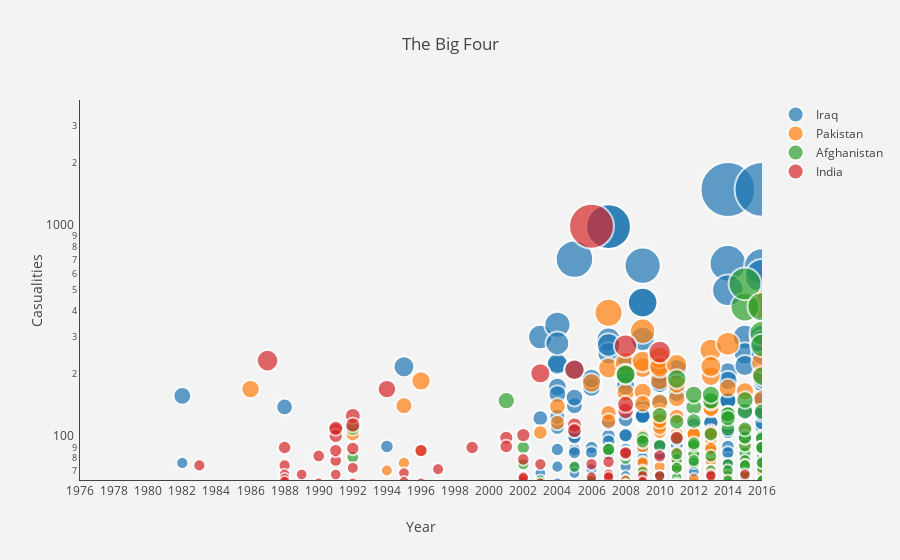

Notebook code cell kept with this figure:
### Code cell
fig = go.Figure(data=data, layout=layout)
py.iplot(fig, filename='Terrorism Bubble')

### Figure 1 — Plotly figure (JSON) as saved in the notebook; plotly's stock layout.template omitted (floating-point values rounded to 4 significant figures; data arrays with more than 128 entries replaced by an {"elided": "..."} marker saying what was removed)
{"data": [{"marker": {"line": {"width": 2}, "size": {"elided": "238 int values"}, "sizemode": "area", "symbol": "circle"}, "mode": "markers", "name": "Iraq", "text": {"elided": "238 str values"}, "type": "scatter", "x": {"elided": "238 int values"}, "y": {"elided": "238 int values"}}, {"marker": {"line": {"width": 2}, "size": [170, 56, 104, 70, 76, 142, 87, 186, 54, 51, 63, 106, 61, 118, 59, 141, 182, 214, 131, 51, 53, 391, 120, 227, 51, 58, 164, 63, 215, 102, 165, 230, 77, 91, 76, 70, 61, 60, 320, 145, 187, 61, 131, 127, 147, 107, 58, 58, 58, 221, 240, 216, 73, 123, 115, 112, 120, 81, 72, 126, 76, 154, 222, 85, 58, 58, 180, 53, 104, 56, 95, 105, 104, 53, 61, 64, 59, 58, 84, 87, 88, 54, 139, 137, 62, 101, 80, 260, 196, 51, 78, 51, 93, 87, 70, 87, 55, 99, 107, 105, 89, 218, 52, 61, 60, 63, 52, 67, 60, 172, 279, 108, 74, 58, 70, 64, 166, 92, 78, 66, 430, 200, 58, 69, 228, 153], "sizemode": "area", "symbol": "circle"}, "mode": "markers", "name": "Pakistan", "text": ["City: Karachi<br>Group: Abu Nidal Organization (ANO)<br>casualities: 170<br>Year: 1986", "City: Karachi<br>Group: Muttahida Qami Movement (MQM)<br>casualities: 56<br>Year: 1990", "City: Karachi<br>Group: Jamaat-E-Islami (India/Pakistan)<br>casualities: 104<br>Year: 1992", "City: Mingora<br>Group: Islamist extremists<br>casualities: 70<br>Year: 1994", "City: Islamabad<br>Group: Al-Jihad<br>casualities: 76<br>Year: 1995", "City: Peshawar<br>Group: Afghans<br>casualities: 142<br>Year: 1995", "City: Chak 205<br>Group: Lashkar-e-Jhangvi<br>casualities: 87<br>Year: 1996", "City: Parachinar<br>Group: Shia Muslim extremists<br>casualities: 186<br>Year: 1996", "City: Multan<br>Group: Shia Muslim extremists<br>casualities: 54<br>Year: 1996", "City: Islamabad<br>Group: Al-Qaida<br>casualities: 51<br>Year: 2002", "City: Karachi<br>Group: Lashkar-e-Omar<br>casualities: 63<br>Year: 2002", "City: Quetta<br>Group: Lashkar-e-Jhangvi<br>casualities: 106<br>Year: 2003", "City: Rawalpindi<br>Group: Al-Qaida<br>casualities: 61<br>Year: 2003", "City: Karachi<br>Group: Lashkar-e-Jhangvi<br>casualities: 118<br>Year: 2004", "City: Fateh Jang<br>Group: Islambouli Brigades of al-Qaida<br>casualities: 59<br>Year: 2004", "City: Multan<br>Group: Sipah-I-Mohammed<br>casualities: 141<br>Year: 2004", "City: Karachi<br>Group: Lashkar-e-Jhangvi<br>casualities: 182<br>Year: 2006", "City: Islamabad<br>Group: Muslim extremists<br>casualities: 214<br>Year: 2007", "City: Islamabad<br>Group: Muslim extremists<br>casualities: 131<br>Year: 2007", "City: Miran Shah<br>Group: Al-Qaida<br>casualities: 51<br>Year: 2007", "City: Rawalpindi<br>Group: Al-Qaida<br>casualities: 53<br>Year: 2007", "City: Karachi<br>Group: Harkatul Jihad-e-Islami<br>casualities: 391<br>Year: 2007", "City: Rawalpindi<br>Group: Al-Qaida<br>casualities: 120<br>Year: 2007", "City: Lahore<br>Group: Al-Qaida<br>casualities: 227<br>Year: 2008", "City: Lahore<br>Group: Tehrik-i-Taliban Pakistan (TTP)<br>casualities: 51<br>Year: 2008", "City: Dera Ismail Khan<br>Group: Tehrik-i-Taliban Pakistan (TTP)<br>casualities: 58<br>Year: 2008", "City: Islamabad<br>Group: Tehrik-i-Taliban Pakistan (TTP)<br>casualities: 164<br>Year: 2008", "City: Bajaur district<br>Group: Tehrik-i-Taliban Pakistan (TTP)<br>casualities: 63<br>Year: 2008", "City: Jamrud<br>Group: Tehrik-i-Taliban Pakistan (TTP)<br>casualities: 215<br>Year: 2009", "City: Manawan<br>Group: Tehrik-i-Taliban Pakistan (TTP)<br>casualities: 102<br>Year: 2009", "City: Chakwal<br>Group: Tehrik-i-Taliban Pakistan (TTP)<br>casualities: 165<br>Year: 2009", "City: Lahore<br>Group: Tehrik-i-Taliban Pakistan (TTP)<br>casualities: 230<br>Year: 2009", "City: Peshawar<br>Group: Tehrik-i-Taliban Pakistan (TTP)<br>casualities: 77<br>Year: 2009", "City: Dir<br>Group: Tehrik-i-Taliban Pakistan (TTP)<br>casualities: 91<br>Year: 2009", "City: Peshawar<br>Group: Tehrik-i-Taliban Pakistan (TTP)<br>casualities: 76<br>Year: 2009", "City: South Waziristan district<br>Group: Tehrik-i-Taliban Pakistan (TTP)<br>casualities: 70<br>Year: 2009", "City: Kohat<br>Group: Lashkar-e-Jhangvi<br>casualities: 61<br>Year: 2009", "City: Lahore<br>Group: Tehrik-i-Taliban Pakistan (TTP)<br>casualities: 60<br>Year: 2009", "City: Peshawar<br>Group: Tehrik-i-Taliban Pakistan (TTP)<br>casualities: 320<br>Year: 2009", "City: Karachi<br>Group: Tehrik-i-Taliban Pakistan (TTP)<br>casualities: 145<br>Year: 2009", "City: Shah Hassan Khel<br>Group: Tehrik-i-Taliban Pakistan (TTP)<br>casualities: 187<br>Year: 2010", "City: Karachi<br>Group: Jundallah (Pakistan)<br>casualities: 61<br>Year: 2010", "City: Khyber district<br>Group: Ansarul Islam (Pakistan)<br>casualities: 131<br>Year: 2010", "City: Lahore<br>Group: Tehrik-i-Taliban Pakistan (TTP)<br>casualities: 127<br>Year: 2010", "City: Lahore<br>Group: Tehrik-i-Taliban Pakistan (TTP)<br>casualities: 147<br>Year: 2010", "City: Kohat<br>Group: Lashkar-e-Jhangvi<br>casualities: 107<br>Year: 2010", "City: Lahore<br>Group: Tehrik-i-Taliban Pakistan (TTP)<br>casualities: 58<br>Year: 2010", "City: Lahore<br>Group: Tehrik-i-Taliban Pakistan (TTP)<br>casualities: 58<br>Year: 2010", "City: Lahore<br>Group: Tehrik-i-Taliban Pakistan (TTP)<br>casualities: 58<br>Year: 2010", "City: Mohmand district<br>Group: Tehrik-i-Taliban Pakistan (TTP)<br>casualities: 221<br>Year: 2010", "City: Lahore<br>Group: Tehrik-i-Taliban Pakistan (TTP)<br>casualities: 240<br>Year: 2010", "City: Quetta<br>Group: Tehrik-i-Taliban Pakistan (TTP)<br>casualities: 216<br>Year: 2010", "City: Karachi<br>Group: Tehrik-i-Taliban Pakistan (TTP)<br>casualities: 73<br>Year: 2010", "City: Darra Adam Khel<br>Group: Tehrik-i-Taliban Pakistan (TTP)<br>casualities: 123<br>Year: 2010", "City: Islamabad<br>Group: Tehrik-i-Taliban Pakistan (TTP)<br>casualities: 115<br>Year: 2010", "City: Mohmand district<br>Group: Tehrik-i-Taliban Pakistan (TTP)<br>casualities: 112<br>Year: 2010", "City: Bajaur district<br>Group: Tehrik-i-Taliban Pakistan (TTP)<br>casualities: 120<br>Year: 2010", "City: Lahore<br>Group: Tehrik-i-Taliban Pakistan (TTP)<br>casualities: 81<br>Year: 2011", "City: Mardan<br>Group: Tehrik-i-Taliban Pakistan (TTP)<br>casualities: 72<br>Year: 2011", "City: Faisalabad<br>Group: Tehrik-i-Taliban Pakistan (TTP)<br>casualities: 126<br>Year: 2011", "City: Peshawar<br>Group: Tehrik-i-Taliban Pakistan (TTP)<br>casualities: 76<br>Year: 2011", "City: Dera Ghazi Khan<br>Group: Tehrik-i-Taliban Pakistan (TTP)<br>casualities: 154<br>Year: 2011", "City: Shabqadar<br>Group: Tehrik-i-Taliban Pakistan (TTP)<br>casualities: 222<br>Year: 2011", "City: Hangu<br>Group: Tehrik-i-Taliban Pakistan (TTP)<br>casualities: 85<br>Year: 2011", "City: Peshawar<br>Group: Tehrik-i-Taliban Pakistan (TTP)<br>casualities: 58<br>Year: 2011", "City: Peshawar<br>Group: Tehrik-i-Taliban Pakistan (TTP)<br>casualities: 58<br>Year: 2011", "City: Jamrud<br>Group: Tehrik-i-Taliban Pakistan (TTP)<br>casualities: 180<br>Year: 2011", "City: Quetta<br>Group: Tehrik-i-Taliban Pakistan (TTP)<br>casualities: 53<br>Year: 2011", "City: Dir<br>Group: Tehrik-i-Taliban Pakistan (TTP)<br>casualities: 104<br>Year: 2011", "City: Quetta<br>Group: Lashkar-e-Jhangvi<br>casualities: 56<br>Year: 2011", "City: Jamrud<br>Group: Tehrik-i-Taliban Pakistan (TTP)<br>casualities: 95<br>Year: 2012", "City: Jogi<br>Group: Tehrik-i-Taliban Pakistan (TTP)<br>casualities: 105<br>Year: 2012", "City: Parachinar<br>Group: Tehrik-e-Taliban Islami (TTI)<br>casualities: 104<br>Year: 2012", "City: Badaber<br>Group: Tehrik-i-Taliban Pakistan (TTP)<br>casualities: 53<br>Year: 2012", "City: Khar<br>Group: Tehrik-i-Taliban Pakistan (TTP)<br>casualities: 61<br>Year: 2012", "City: Quetta<br>Group: Baloch Republican Army (BRA)<br>casualities: 64<br>Year: 2012", "City: Gulbela<br>Group: Tehrik-i-Taliban Pakistan (TTP)<br>casualities: 59<br>Year: 2012", "City: Ghaljo<br>Group: Tehrik-i-Taliban Pakistan (TTP)<br>casualities: 58<br>Year: 2012", "City: Parachinar<br>Group: Tehrik-i-Taliban Pakistan (TTP)<br>casualities: 84<br>Year: 2012", "City: Rawalpindi<br>Group: Tehrik-i-Taliban Pakistan (TTP)<br>casualities: 87<br>Year: 2012", "City: Dera Ismail Khan<br>Group: Tehrik-i-Taliban Pakistan (TTP)<br>casualities: 88<br>Year: 2012", "City: Peshawar<br>Group: Tehrik-i-Taliban Pakistan (TTP)<br>casualities: 54<br>Year: 2012", "City: Quetta<br>Group: Lashkar-e-Jhangvi<br>casualities: 139<br>Year: 2013", "City: Quetta<br>Group: Lashkar-e-Jhangvi<br>casualities: 137<br>Year: 2013", "City: Quetta<br>Group: United Baloch Army (UBA)<br>casualities: 62<br>Year: 2013", "City: Mingora<br>Group: Lashkar-e-Jhangvi<br>casualities: 101<br>Year: 2013", "City: Hangu<br>Group: Tehrik-i-Taliban Pakistan (TTP)<br>casualities: 80<br>Year: 2013", "City: Quetta<br>Group: Lashkar-e-Jhangvi<br>casualities: 260<br>Year: 2013", "City: Karachi<br>Group: Tehrik-i-Taliban Pakistan (TTP)<br>casualities: 196<br>Year: 2013", "City: Peshawar<br>Group: Tehrik-i-Taliban Pakistan (TTP)<br>casualities: 51<br>Year: 2013", "City: Peshawar<br>Group: Tehrik-i-Taliban Pakistan (TTP)<br>casualities: 78<br>Year: 2013", "City: Karachi<br>Group: Tehrik-i-Taliban Pakistan (TTP)<br>casualities: 51<br>Year: 2013", "City: Parachinar<br>Group: Tehrik-i-Taliban Pakistan (TTP)<br>casualities: 93<br>Year: 2013", "City: Quetta<br>Group: Lashkar-e-Jhangvi<br>casualities: 87<br>Year: 2013", "City: Badaber<br>Group: Tehrik-i-Taliban Pakistan (TTP)<br>casualities: 70<br>Year: 2013", "City: Quetta<br>Group: Lashkar-e-Jhangvi<br>casualities: 87<br>Year: 2013", "City: Lahore<br>Group: Baloch Liberation Tigers (BLT)<br>casualities: 55<br>Year: 2013", "City: Quetta<br>Group: Lashkar-e-Jhangvi<br>casualities: 99<br>Year: 2013", "City: Parachinar<br>Group: Mujahideen Ansar<br>casualities: 107<br>Year: 2013", "City: Parachinar<br>Group: Mujahideen Ansar<br>casualities: 105<br>Year: 2013", "City: Quetta<br>Group: Tehrik-i-Taliban Pakistan (TTP)<br>casualities: 89<br>Year: 2013", "City: Peshawar<br>Group: Jundallah (Pakistan)<br>casualities: 218<br>Year: 2013", "City: Bannu<br>Group: Tehrik-i-Taliban Pakistan (TTP)<br>casualities: 52<br>Year: 2014", "City: Mastung district<br>Group: Lashkar-e-Jhangvi<br>casualities: 61<br>Year: 2014", "City: Peshawar<br>Group: Tehrik-i-Taliban Pakistan (TTP)<br>casualities: 60<br>Year: 2014", "City: Saraband<br>Group: Tehrik-i-Taliban Pakistan (TTP)<br>casualities: 63<br>Year: 2014", "City: Sibi<br>Group: United Baloch Army (UBA)<br>casualities: 52<br>Year: 2014", "City: Islamabad<br>Group: United Baloch Army (UBA)<br>casualities: 67<br>Year: 2014", "City: Karachi<br>Group: Tehrik-i-Taliban Pakistan (TTP)<br>casualities: 60<br>Year: 2014", "City: Wagah<br>Group: Tehrik-i-Taliban Pakistan (TTP)<br>casualities: 172<br>Year: 2014", "City: Peshawar<br>Group: Tehrik-i-Taliban Pakistan (TTP)<br>casualities: 279<br>Year: 2014", "City: Shikarpur district<br>Group: Jundallah (Pakistan)<br>casualities: 108<br>Year: 2015", "City: Hayatabad<br>Group: Jundallah (Pakistan)<br>casualities: 74<br>Year: 2015", "City: Karachi<br>Group: Khorasan Chapter of the Islamic State<br>casualities: 58<br>Year: 2015", "City: Multan<br>Group: United Baloch Army (UBA)<br>casualities: 70<br>Year: 2015", "City: Badaber<br>Group: Tehrik-i-Taliban Pakistan (TTP)<br>casualities: 64<br>Year: 2015", "City: Abi Gum<br>Group: Baloch Young Tigers (BYT)<br>casualities: 166<br>Year: 2015", "City: Parachinar<br>Group: Lashkar-e-Jhangvi<br>casualities: 92<br>Year: 2015", "City: Mardan<br>Group: Tehrik-i-Taliban Pakistan (TTP)<br>casualities: 78<br>Year: 2015", "City: Peshawar<br>Group: Lashkar-e-Islam (Pakistan)<br>casualities: 66<br>Year: 2016", "City: Lahore<br>Group: Tehrik-i-Taliban Pakistan (TTP)<br>casualities: 430<br>Year: 2016", "City: Quetta<br>Group: Khorasan Chapter of the Islamic State<br>casualities: 200<br>Year: 2016", "City: Mardan<br>Group: Tehrik-i-Taliban Pakistan (TTP)<br>casualities: 58<br>Year: 2016", "City: Pai Khan<br>Group: Tehrik-i-Taliban Pakistan (TTP)<br>casualities: 69<br>Year: 2016", "City: Quetta<br>Group: Lashkar-e-Jhangvi<br>casualities: 228<br>Year: 2016", "City: Khuzdar district<br>Group: Khorasan Chapter of the Islamic State<br>casualities: 153<br>Year: 2016"], "type": "scatter", "x": [1986, 1990, 1992, 1994, 1995, 1995, 1996, 1996, 1996, 2002, 2002, 2003, 2003, 2004, 2004, 2004, 2006, 2007, 2007, 2007, 2007, 2007, 2007, 2008, 2008, 2008, 2008, 2008, 2009, 2009, 2009, 2009, 2009, 2009, 2009, 2009, 2009, 2009, 2009, 2009, 2010, 2010, 2010, 2010, 2010, 2010, 2010, 2010, 2010, 2010, 2010, 2010, 2010, 2010, 2010, 2010, 2010, 2011, 2011, 2011, 2011, 2011, 2011, 2011, 2011, 2011, 2011, 2011, 2011, 2011, 2012, 2012, 2012, 2012, 2012, 2012, 2012, 2012, 2012, 2012, 2012, 2012, 2013, 2013, 2013, 2013, 2013, 2013, 2013, 2013, 2013, 2013, 2013, 2013, 2013, 2013, 2013, 2013, 2013, 2013, 2013, 2013, 2014, 2014, 2014, 2014, 2014, 2014, 2014, 2014, 2014, 2015, 2015, 2015, 2015, 2015, 2015, 2015, 2015, 2016, 2016, 2016, 2016, 2016, 2016, 2016], "y": [170, 56, 104, 70, 76, 142, 87, 186, 54, 51, 63, 106, 61, 118, 59, 141, 182, 214, 131, 51, 53, 391, 120, 227, 51, 58, 164, 63, 215, 102, 165, 230, 77, 91, 76, 70, 61, 60, 320, 145, 187, 61, 131, 127, 147, 107, 58, 58, 58, 221, 240, 216, 73, 123, 115, 112, 120, 81, 72, 126, 76, 154, 222, 85, 58, 58, 180, 53, 104, 56, 95, 105, 104, 53, 61, 64, 59, 58, 84, 87, 88, 54, 139, 137, 62, 101, 80, 260, 196, 51, 78, 51, 93, 87, 70, 87, 55, 99, 107, 105, 89, 218, 52, 61, 60, 63, 52, 67, 60, 172, 279, 108, 74, 58, 70, 64, 166, 92, 78, 66, 430, 200, 58, 69, 228, 153]}, {"marker": {"line": {"width": 2}, "size": {"elided": "133 int values"}, "sizemode": "area", "symbol": "circle"}, "mode": "markers", "name": "Afghanistan", "text": {"elided": "133 str values"}, "type": "scatter", "x": {"elided": "133 int values"}, "y": {"elided": "133 int values"}}, {"marker": {"line": {"width": 2}, "size": [74, 54, 232, 90, 74, 67, 64, 62, 67, 58, 53, 82, 54, 55, 56, 61, 109, 78, 102, 67, 111, 87, 89, 59, 72, 58, 127, 115, 61, 170, 68, 52, 62, 51, 51, 61, 87, 71, 60, 90, 100, 91, 79, 62, 64, 103, 65, 75, 61, 202, 52, 115, 108, 210, 75, 1005, 55, 65, 67, 67, 77, 65, 57, 53, 272, 84, 60, 134, 144, 85, 54, 66, 62, 66, 82, 255, 51, 100, 52, 52, 52, 60, 67, 66, 67], "sizemode": "area", "symbol": "circle"}, "mode": "markers", "name": "India", "text": ["City: Unknown<br>Group: Anti-Immigrant extremists<br>casualities: 74<br>Year: 1983", "City: Imphal<br>Group: People's Liberation Army (India)<br>casualities: 54<br>Year: 1984", "City: Chennai<br>Group: Tamils<br>casualities: 232<br>Year: 1987", "City: Amritsar<br>Group: Khalistan Liberation Force<br>casualities: 90<br>Year: 1988", "City: Amritsar<br>Group: Sikh Extremists<br>casualities: 74<br>Year: 1988", "City: Barpeta<br>Group: United Liberation Front of Assam (ULFA)<br>casualities: 67<br>Year: 1988", "City: Jammu<br>Group: Babbar Khalsa International (BKI)<br>casualities: 64<br>Year: 1988", "City: Batala<br>Group: Babbar Khalsa International (BKI)<br>casualities: 62<br>Year: 1988", "City: Bongaigaon<br>Group: Bodo Militants<br>casualities: 67<br>Year: 1989", "City: Karnal<br>Group: Sikh Extremists<br>casualities: 58<br>Year: 1989", "City: Unknown<br>Group: Khalistan Commando Force<br>casualities: 53<br>Year: 1989", "City: Batala<br>Group: Khalistan Commando Force<br>casualities: 82<br>Year: 1990", "City: Sepalpani<br>Group: Bodo Militants<br>casualities: 54<br>Year: 1990", "City: Pathankot<br>Group: Babbar Khalsa International (BKI)<br>casualities: 55<br>Year: 1990", "City: Rangia<br>Group: Bodo Militants<br>casualities: 56<br>Year: 1990", "City: Hyderabad<br>Group: People's War Group (PWG)<br>casualities: 61<br>Year: 1990", "City: New Delhi<br>Group: Sikh Extremists<br>casualities: 109<br>Year: 1991", "City: Kila Raipur<br>Group: Sikh Extremists<br>casualities: 78<br>Year: 1991", "City: Baddowal<br>Group: Sikh Extremists<br>casualities: 102<br>Year: 1991", "City: Sopore<br>Group: Muslim Militants<br>casualities: 67<br>Year: 1991", "City: Bajpur<br>Group: Sikh Extremists<br>casualities: 111<br>Year: 1991", "City: Sohian<br>Group: Sikh Extremists<br>casualities: 87<br>Year: 1991", "City: New Delhi<br>Group: Muslim Militants<br>casualities: 89<br>Year: 1992", "City: Pathankot<br>Group: Sikh Extremists<br>casualities: 59<br>Year: 1992", "City: Delhi<br>Group: Muslim Separatists<br>casualities: 72<br>Year: 1992", "City: Guwahati<br>Group: National Democratic Front of Bodoland (NDFB)<br>casualities: 58<br>Year: 1992", "City: Unknown<br>Group: Muslim Militants<br>casualities: 127<br>Year: 1992", "City: Bombay<br>Group: Muslim Militants<br>casualities: 115<br>Year: 1992", "City: Unknown<br>Group: Muslims<br>casualities: 61<br>Year: 1992", "City: Banabari<br>Group: Bodo Militants<br>casualities: 170<br>Year: 1994", "City: Jammu<br>Group: Kashmiri extremists<br>casualities: 68<br>Year: 1995", "City: Lailalong<br>Group: National Socialist Council of Nagaland<br>casualities: 52<br>Year: 1995", "City: Jammu<br>Group: Harkat ul Ansar<br>casualities: 62<br>Year: 1995", "City: New Delhi<br>Group: Jammu and Kashmir Islamic Front<br>casualities: 51<br>Year: 1996", "City: New Delhi<br>Group: Jammu and Kashmir Liberation Front<br>casualities: 51<br>Year: 1996", "City: Maiamnala<br>Group: National Socialist Council of Nagaland<br>casualities: 61<br>Year: 1996", "City: Sansapani<br>Group: Bodo Liberation Tigers (BLT)<br>casualities: 87<br>Year: 1996", "City: Unknown<br>Group: Muslim Rebels<br>casualities: 71<br>Year: 1997", "City: Bathe-Lakshmanpur<br>Group: Ranbir Sena<br>casualities: 60<br>Year: 1997", "City: Shiliguri<br>Group: United Liberation Front of Assam (ULFA)<br>casualities: 90<br>Year: 1999", "City: Baghmara<br>Group: National Democratic Front of Bodoland (NDFB)<br>casualities: 100<br>Year: 2001", "City: Srinagar<br>Group: Jaish-e-Mohammad (JeM)<br>casualities: 91<br>Year: 2001", "City: Jammu<br>Group: Lashkar-e-Taiba (LeT)<br>casualities: 79<br>Year: 2002", "City: Jammu<br>Group: Lashkar-e-Taiba (LeT)<br>casualities: 62<br>Year: 2002", "City: Jammu<br>Group: Lashkar-e-Taiba (LeT)<br>casualities: 64<br>Year: 2002", "City: Gandhinagar<br>Group: Gunmen<br>casualities: 103<br>Year: 2002", "City: Jammu<br>Group: Lashkar-e-Taiba (LeT)<br>casualities: 65<br>Year: 2002", "City: Mumbai<br>Group: Students Islamic Movement of India (SIMI)<br>casualities: 75<br>Year: 2003", "City: Bamungopha<br>Group: United Liberation Front of Assam (ULFA)<br>casualities: 61<br>Year: 2003", "City: Mumbai<br>Group: Students Islamic Movement of India (SIMI)<br>casualities: 202<br>Year: 2003", "City: Dimapur<br>Group: United Liberation Front of Assam (ULFA)<br>casualities: 52<br>Year: 2004", "City: Pulwama<br>Group: United Jihad Council<br>casualities: 115<br>Year: 2005", "City: Kotrapali<br>Group: Communist Party of India - Maoist (CPI-Maoist)<br>casualities: 108<br>Year: 2005", "City: New Delhi<br>Group: Lashkar-e-Taiba (LeT)<br>casualities: 210<br>Year: 2005", "City: Dantewada district<br>Group: Communist Party of India - Maoist (CPI-Maoist)<br>casualities: 75<br>Year: 2006", "City: Mumbai<br>Group: Lashkar-e-Taiba (LeT)<br>casualities: 1005<br>Year: 2006", "City: Imphal<br>Group: Kanglei Yawol Kanna Lup (KYKL)<br>casualities: 55<br>Year: 2006", "City: Guwahati<br>Group: United Liberation Front of Assam (ULFA)<br>casualities: 65<br>Year: 2006", "City: Sadiya<br>Group: United Liberation Front of Assam (ULFA)<br>casualities: 67<br>Year: 2007", "City: Ranibodli<br>Group: Naxalites<br>casualities: 67<br>Year: 2007", "City: Hyderabad<br>Group: Harkatul Jihad-e-Islami<br>casualities: 77<br>Year: 2007", "City: Doom Dooma<br>Group: United Liberation Front of Assam (ULFA)<br>casualities: 65<br>Year: 2007", "City: Murkongselek<br>Group: United Liberation Front of Assam (ULFA)<br>casualities: 57<br>Year: 2008", "City: New Delhi<br>Group: Indian Mujahideen<br>casualities: 53<br>Year: 2008", "City: Dispur<br>Group: United Liberation Front of Assam (ULFA)<br>casualities: 272<br>Year: 2008", "City: Kokrajhar<br>Group: United Liberation Front of Assam (ULFA)<br>casualities: 84<br>Year: 2008", "City: Barpeta Road<br>Group: United Liberation Front of Assam (ULFA)<br>casualities: 60<br>Year: 2008", "City: Mumbai<br>Group: Deccan Mujahideen<br>casualities: 134<br>Year: 2008", "City: Mumbai<br>Group: Deccan Mujahideen<br>casualities: 144<br>Year: 2008", "City: Mumbai<br>Group: Deccan Mujahideen<br>casualities: 85<br>Year: 2008", "City: Mumbai<br>Group: Deccan Mujahideen<br>casualities: 54<br>Year: 2008", "City: Guwahati<br>Group: United Liberation Front of Assam (ULFA)<br>casualities: 66<br>Year: 2009", "City: Nalbari<br>Group: United Liberation Front of Assam (ULFA)<br>casualities: 62<br>Year: 2009", "City: Pune<br>Group: Indian Mujahideen<br>casualities: 66<br>Year: 2010", "City: Dantewada district<br>Group: Communist Party of India - Maoist (CPI-Maoist)<br>casualities: 82<br>Year: 2010", "City: Jhargam<br>Group: Communist Party of India - Maoist (CPI-Maoist)<br>casualities: 255<br>Year: 2010", "City: Lohardaga district<br>Group: Communist Party of India - Maoist (CPI-Maoist)<br>casualities: 51<br>Year: 2011", "City: Guwahati<br>Group: Adivasi People's Army (APA)<br>casualities: 100<br>Year: 2011", "City: Mumbai<br>Group: Indian Mujahideen<br>casualities: 52<br>Year: 2011", "City: Mumbai<br>Group: Indian Mujahideen<br>casualities: 52<br>Year: 2011", "City: Mumbai<br>Group: Indian Mujahideen<br>casualities: 52<br>Year: 2011", "City: New Delhi<br>Group: Harkatul Jihad-e-Islami<br>casualities: 60<br>Year: 2011", "City: Hyderabad<br>Group: Lashkar-e-Taiba (LeT)<br>casualities: 67<br>Year: 2013", "City: Hyderabad<br>Group: Lashkar-e-Taiba (LeT)<br>casualities: 66<br>Year: 2013", "City: Sukma district<br>Group: Communist Party of India - Maoist (CPI-Maoist)<br>casualities: 67<br>Year: 2015"], "type": "scatter", "x": [1983, 1984, 1987, 1988, 1988, 1988, 1988, 1988, 1989, 1989, 1989, 1990, 1990, 1990, 1990, 1990, 1991, 1991, 1991, 1991, 1991, 1991, 1992, 1992, 1992, 1992, 1992, 1992, 1992, 1994, 1995, 1995, 1995, 1996, 1996, 1996, 1996, 1997, 1997, 1999, 2001, 2001, 2002, 2002, 2002, 2002, 2002, 2003, 2003, 2003, 2004, 2005, 2005, 2005, 2006, 2006, 2006, 2006, 2007, 2007, 2007, 2007, 2008, 2008, 2008, 2008, 2008, 2008, 2008, 2008, 2008, 2009, 2009, 2010, 2010, 2010, 2011, 2011, 2011, 2011, 2011, 2011, 2013, 2013, 2015], "y": [74, 54, 232, 90, 74, 67, 64, 62, 67, 58, 53, 82, 54, 55, 56, 61, 109, 78, 102, 67, 111, 87, 89, 59, 72, 58, 127, 115, 61, 170, 68, 52, 62, 51, 51, 61, 87, 71, 60, 90, 100, 91, 79, 62, 64, 103, 65, 75, 61, 202, 52, 115, 108, 210, 75, 1005, 55, 65, 67, 67, 77, 65, 57, 53, 272, 84, 60, 134, 144, 85, 54, 66, 62, 66, 82, 255, 51, 100, 52, 52, 52, 60, 67, 66, 67]}], "layout": {"paper_bgcolor": "rgb(243, 243, 243)", "plot_bgcolor": "rgb(243, 243, 243)", "title": "The Big Four", "xaxis": {"nticks": 30, "range": [1976, 2016], "showgrid": false, "showline": true, "tickmode": "auto", "title": "Year"}, "yaxis": {"nticks": 40, "range": [1.8, 3.6], "showgrid": false, "showline": true, "tickmode": "auto", "title": "Casualities", "type": "log"}}}
